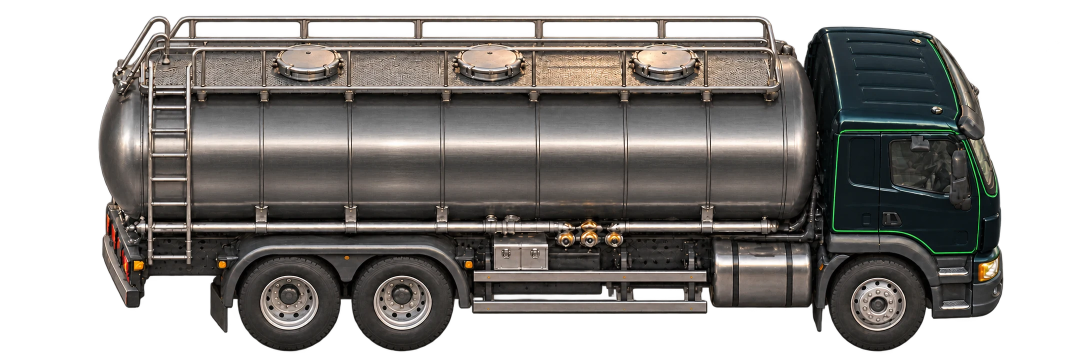
#> input picture src/assets/v030-tanker-v072.webp, 2172 x 724 px, given in place of exec-fb9ede6b-b074-4601-993f-61047e323bf3.png, which was not available (shown at 1/2 size)
$ python prepare-v052-sprites.py ../src/assets
#> lines starting #> are read from the running program, lines starting #| are printed output that depends on the picture; after the words box and inside, x2 and y2 are one past the last pixel; in counts of white or black regions, pixels touching at a corner belong together
"""Normalize the individually generated, transparent v0.5.2 vehicle masters.

This is a lossless-layout / downsampling step, not a source of vehicle artwork.
The source paths are retained in the asset specification for provenance.
"""
import argparse
from pathlib import Path
from PIL import Image
import cv2
import numpy as np

parser = argparse.ArgumentParser(description=__doc__)
parser.add_argument('source', type=Path, help='directory with the generated PNG masters')
SOURCE = parser.parse_args().source
DEST = Path(__file__).resolve().parents[1] / 'src/assets/v052'
FILES = {
    'city-hatch':'fb9ede6b-b074-4601-993f-61047e323bf3',
    'budget-sedan':'686ee5ae-0421-4e23-95ea-c9eb56bca903',
    'family-sedan':'394d3563-f1b1-434d-a17f-4316aeb1e849',
    'business-sedan':'fd9de8d8-7de5-4790-91d7-04d90766aae8',
    'estate-wagon':'a51be0b4-924b-43e1-b100-a00f8cf44787',
    'compact-crossover':'5accd49a-433b-4d69-b4d5-08f1840ab16f',
    'mid-suv':'dce460c9-bbce-496f-9e9a-b4e8d4f80c3b',
    'full-suv':'dc7ed541-dbac-4b5f-bf79-d71a08ce7daf',
    'minivan':'043e0cf6-80fa-499a-bd98-fe9ccd9cf37a',
    'sport-coupe':'0ac34628-4a1c-4b72-91d6-f111d595d48c',
    'pickup':'712fd5c9-6af6-4515-be8c-6733a5d388ad',
    'delivery-van':'abe85ca9-c4f8-4a91-8dfa-17b058b60eb3',
    'medium-truck':'6425a5dd-71ca-48d0-8ff1-991b4709a1bb',
    'heavy-truck':'5153e388-e5ea-4acf-bbb3-16ebd9e5d369',
    'coach-bus':'014e16fb-437d-452a-81e3-539aeb71e4a4',
    'semi-trailer':'1a4621f1-dd81-493d-be5f-21ee6ce01569',
    'fuel-tanker':'5bbffb4d-c912-4740-addf-6bb8438e9d49',
}
DEST.mkdir(parents=True, exist_ok=True)
for index, (name, uuid) in enumerate(FILES.items(), 1):
    image = Image.open(SOURCE / f'exec-{uuid}.png').convert('RGBA')
#> image is the input picture: PIL image 2172x724 RGBA; mean R, G, B, A 62.9, 59.3, 55.9, 161.7
    pixels = np.array(image)
    opaque = (pixels[:,:,3] >= 70).astype('uint8')
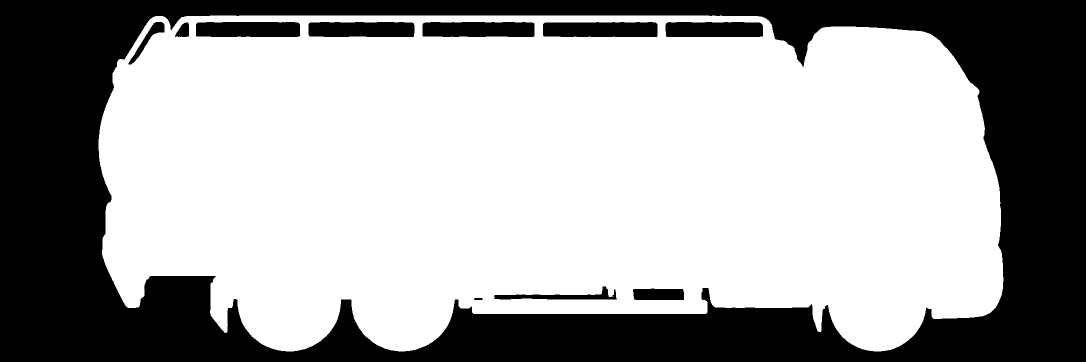
#> opaque: shape (724, 2172) (shown at 1/2 size); values 0 (black) and 1 (white), 64.2% white; 11 black regions, largest, box (x1, y1, x2, y2) and area: (0, 0, 2172, 724) 525260, (1086, 44, 1315, 74) 6615, (845, 44, 1069, 74) 6486
    count, components, stats, _ = cv2.connectedComponentsWithStats(opaque, 8)
#> count = 2; stats = [[0, 0, 2172, 724, 562823], [197, 31, 1810, 672, 1009705]]
    largest = 1 + int(np.argmax(stats[1:,cv2.CC_STAT_AREA])) if count > 1 else 0
#> largest = 1
    body = (components == largest).astype('uint8')
    # Keep two pixels of antialiasing around the connected vehicle, remove
    # isolated generated flecks and the low-alpha paper haze in a few masters.
    body = cv2.dilate(body, np.ones((5,5),dtype='uint8'))
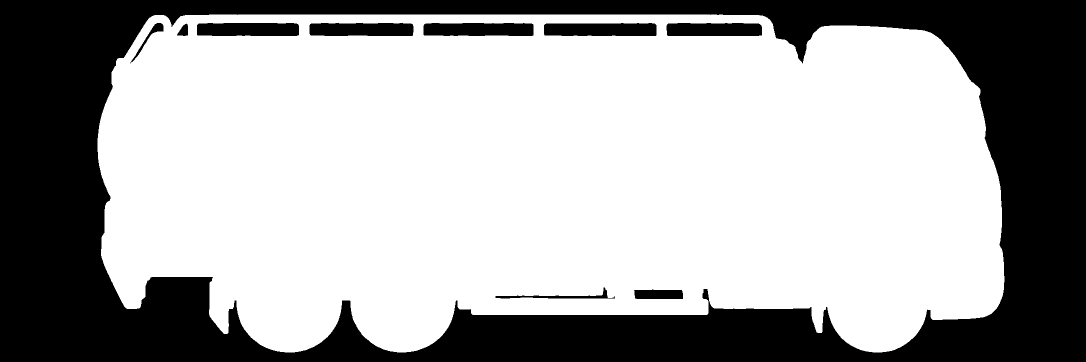
#> body: shape (724, 2172) (shown at 1/2 size); values 0 (black) and 1 (white), 65.5% white; 10 black regions, largest, box (x1, y1, x2, y2) and area: (0, 0, 2172, 724) 512717, (1088, 46, 1313, 72) 5567, (847, 46, 1067, 72) 5455
    pixels[:,:,3] = np.where(body > 0, np.where(pixels[:,:,3] < 55, 0, pixels[:,:,3]), 0)
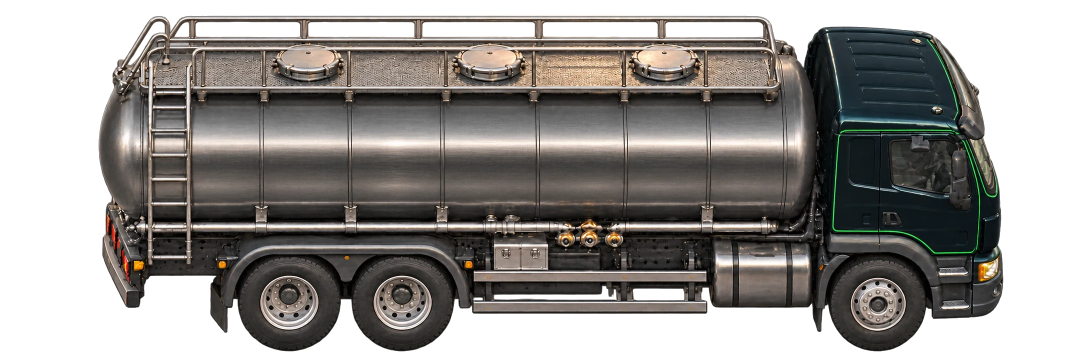
#> pixels: shape (724, 2172, 4) (shown at 1/2 size); 1.94% of pixels changed, all inside (x1, y1, x2, y2) = (0, 20, 2124, 710); transparent parts drawn white
    image = Image.fromarray(pixels, 'RGBA')
    alpha = image.getchannel('A')
    # Ignore sparse low-alpha generation noise beyond the visible silhouette.
    mask = alpha.point(lambda value: 255 if value >= 80 else 0)
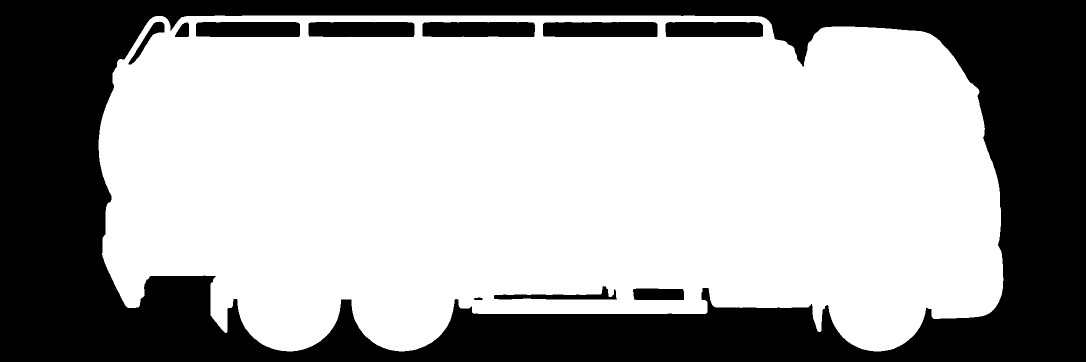
#> mask: PIL image 2172x724 L (shown at 1/2 size); 64.1% white; 11 black regions, largest, box (x1, y1, x2, y2) and area: (0, 0, 2172, 724) 525635, (1086, 44, 1315, 74) 6728, (845, 44, 1070, 74) 6629
    bounds = mask.getbbox()
#> bounds = (197, 31, 2007, 703)
    if not bounds:
        raise ValueError(f'{name}: empty alpha')
    margin = round((bounds[2]-bounds[0]) * .025)
#> margin = 45
    bounds = (max(0,bounds[0]-margin),max(0,bounds[1]-margin),
              min(image.width,bounds[2]+margin),min(image.height,bounds[3]+margin))
#> bounds = (152, 0, 2052, 724)
    image = image.crop(bounds)
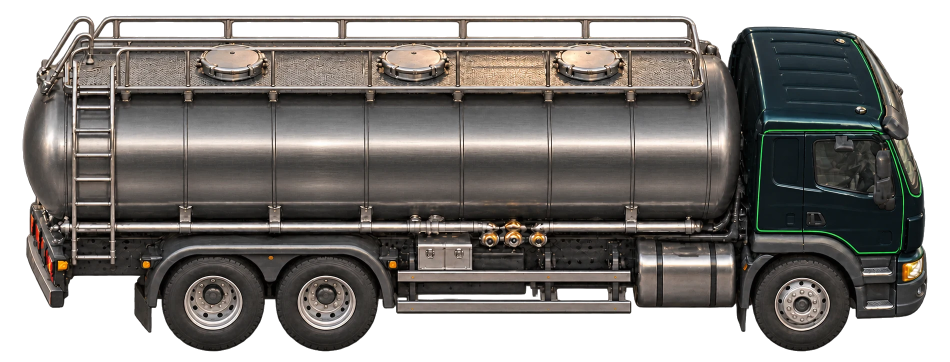
#> image: PIL image 1900x724 RGBA (shown at 1/2 size); mean R, G, B, A 71.9, 67.8, 63.9, 184.7; transparent parts drawn white
    # Desktop and mobile share a fixed modest texture budget.
    max_width = 960 if index >= 13 else 640
    if image.width > max_width:
        image.thumbnail((max_width, 512), Image.Resampling.LANCZOS)
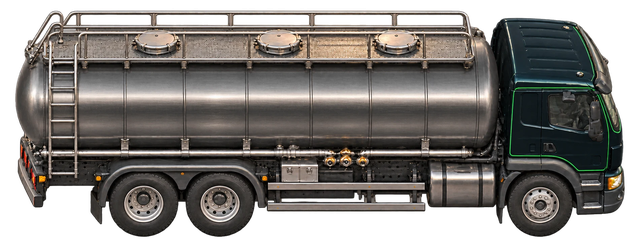
#> image: PIL image 640x244 RGBA; mean R, G, B, A 69.9, 66.4, 62.7, 184.8; transparent parts drawn white
    image.save(DEST / f'{index:02d}_{name}.png', optimize=True)
    print(f'{index:02d}_{name}.png {image.width}x{image.height}')
#| 01_city-hatch.png 640x244
#> pass 2 of the loop `for index, (name, uuid) in enumerate(FILES.items(), 1):`:
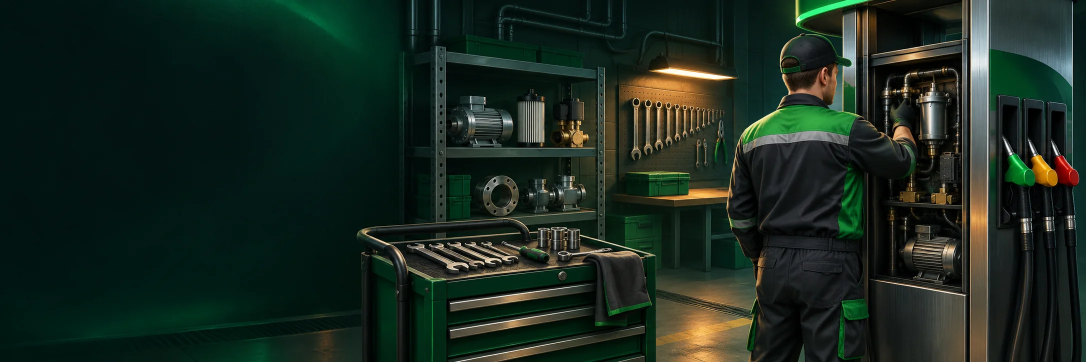
#> input picture src/assets/workshop-v072.webp, 2172 x 724 px, given in place of exec-686ee5ae-0421-4e23-95ea-c9eb56bca903.png, which was not available (shown at 1/2 size)
#> opaque: shape (724, 2172); every value is 1
#> components: shape (724, 2172) int32; every value is 1
#> stats = [[-1, 2147483647, 0, 0, 0], [0, 0, 2172, 724, 1572528]]
#> alpha: PIL image 2172x724 L; every value is 255
#> `bounds = mask.getbbox()`: bounds = (0, 0, 2172, 724)
#> margin = 54
#> `image.thumbnail((max_width, 512), Image.Resampling.LANCZOS)`:
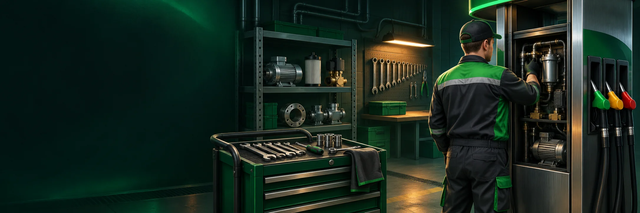
#> image: PIL image 640x213 RGBA; mean R, G, B, A 25.8, 40.7, 31.3, 255
#| 02_budget-sedan.png 640x213
#> (the run stopped early here; a loop or call above may not have finished)
